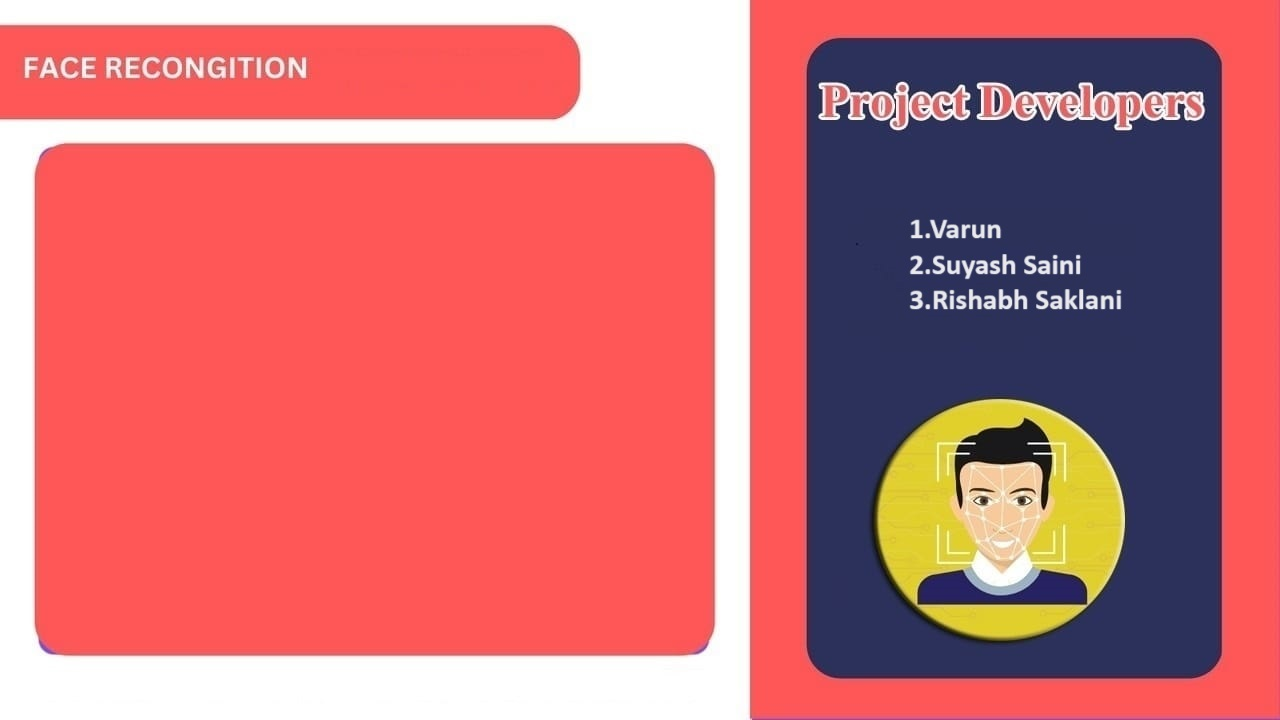
#> input picture detuction/background.jpg, 1280 x 720 px, found by its file name
$ python test.py
#> lines starting #> are read from the running program, lines starting #| are printed output that depends on the picture
from sklearn.neighbors import KNeighborsClassifier
import cv2
import pickle
import numpy as np
import os
import csv
import time
from datetime import datetime


from win32com.client import Dispatch

def speak(str1):
    speak=Dispatch(("SAPI.SpVoice"))
    speak.Speak(str1)

video=cv2.VideoCapture(0)
facedetect=cv2.CascadeClassifier('data/haarcascade_frontalface_default.xml')

with open('data/names.pkl', 'rb') as w:
#> (reads data/names.pkl from the repository)
    LABELS=pickle.load(w)
with open('data/faces.pkl', 'rb') as f:
#> (reads data/faces.pkl from the repository)
    FACES=pickle.load(f)

print('Shape of Faces matrix --> ', FACES.shape)

knn=KNeighborsClassifier(n_neighbors=5)
knn.fit(FACES, LABELS)

imgBackground=cv2.imread("background.jpg")
#> imgBackground is the input picture: shape (720, 1280, 3); mean B, G, R 114.8, 110.3, 203.4

COL_NAMES = ['NAME', 'TIME']

while True:
    ret,frame=video.read()
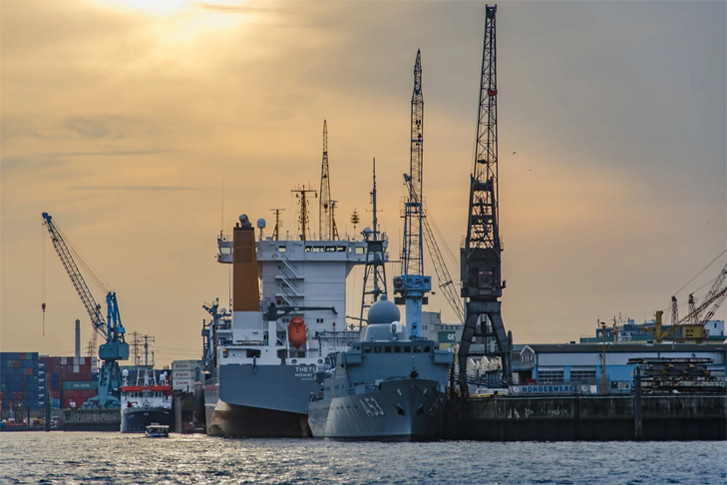
#> input picture images/about-img.jpg, 727 x 485 px, given in place of the camera
#> frame is the input picture: shape (485, 727, 3); mean B, G, R 119.5, 133.7, 143.5
    gray=cv2.cvtColor(frame, cv2.COLOR_BGR2GRAY)
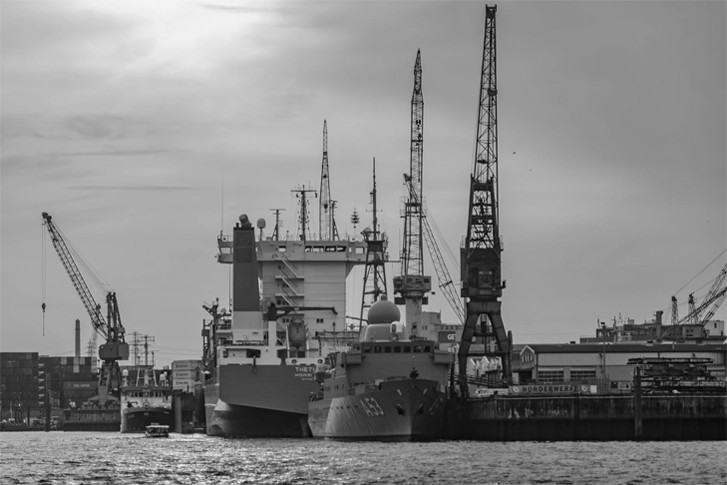
#> gray: shape (485, 727); min 1, max 247, mean 135
    faces=facedetect.detectMultiScale(gray, 1.3 ,5)
#> faces = ()
    for (x,y,w,h) in faces:
        crop_img=frame[y:y+h, x:x+w, :]
        resized_img=cv2.resize(crop_img, (50,50)).flatten().reshape(1,-1)
        output=knn.predict(resized_img)
        ts=time.time()
        date=datetime.fromtimestamp(ts).strftime("%d-%m-%Y")
        timestamp=datetime.fromtimestamp(ts).strftime("%H:%M-%S")
        exist=os.path.isfile("Attendance/Attendance_" + date + ".csv")
        cv2.rectangle(frame, (x,y), (x+w, y+h), (0,0,255), 1)
        cv2.rectangle(frame,(x,y),(x+w,y+h),(50,50,255),2)
        cv2.rectangle(frame,(x,y-40),(x+w,y),(50,50,255),-1)
        cv2.putText(frame, str(output[0]), (x,y-15), cv2.FONT_HERSHEY_COMPLEX, 1, (255,255,255), 1)
        cv2.rectangle(frame, (x,y), (x+w, y+h), (50,50,255), 1)
        attendance=[str(output[0]), str(timestamp)]
#> this loop made 0 passes
#> (the run stopped early here; a loop or call above may not have finished)
